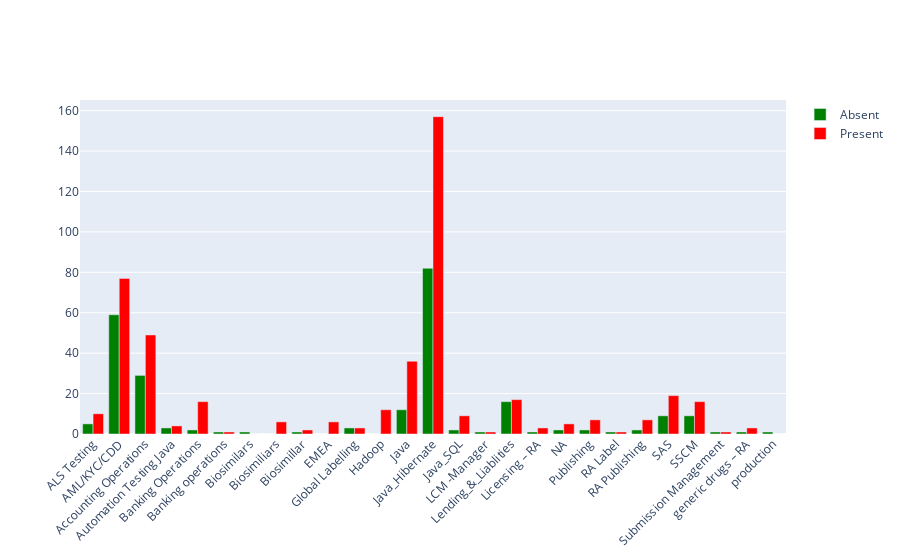

Notebook code cell kept with this figure:
### Code cell
barplot(Domain,Tech_Group)

### Figure 1 — Plotly figure (JSON) as saved in the notebook; plotly's stock layout.template omitted (floating-point values rounded to 4 significant figures)
{"data": [{"marker": {"color": "green"}, "name": "Absent", "type": "bar", "x": ["ALS Testing", "AML/KYC/CDD", "Accounting Operations", "Automation Testing Java", "Banking Operations", "Banking operations", "Biosimilars", "Biosimiliars", "Biosimillar", "EMEA", "Global Labelling", "Hadoop", "Java", "Java_Hibernate", "Java_SQL", "LCM -Manager", "Lending_&_Liablities", "Licensing – RA", "NA", "Publishing", "RA Label", "RA Publishing", "SAS", "SSCM", "Submission Management", "generic drugs – RA", "production"], "y": [5, 59, 29, 3, 2, 1, 1, 0, 1, 0, 3, 0, 12, 82, 2, 1, 16, 1, 2, 2, 1, 2, 9, 9, 1, 1, 1]}, {"marker": {"color": "red"}, "name": "Present", "type": "bar", "x": ["ALS Testing", "AML/KYC/CDD", "Accounting Operations", "Automation Testing Java", "Banking Operations", "Banking operations", "Biosimilars", "Biosimiliars", "Biosimillar", "EMEA", "Global Labelling", "Hadoop", "Java", "Java_Hibernate", "Java_SQL", "LCM -Manager", "Lending_&_Liablities", "Licensing – RA", "NA", "Publishing", "RA Label", "RA Publishing", "SAS", "SSCM", "Submission Management", "generic drugs – RA", "production"], "y": [10, 77, 49, 4, 16, 1, 0, 6, 2, 6, 3, 12, 36, 157, 9, 1, 17, 3, 5, 7, 1, 7, 19, 16, 1, 3, 0]}], "layout": {"barmode": "group", "xaxis": {"tickangle": -45}}}
